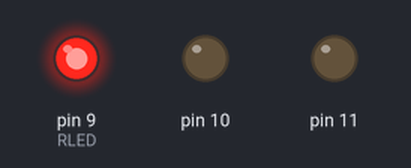
A sketch run on a simulated Arduino Uno, built with avr-gcc and run on an emulated ATmega328P. On the bench: output pins drawn as LEDs (lit = HIGH).

Above: at 0.1 s.
Timing chart, 0 to 1.6 s (numbered marks = the images above):
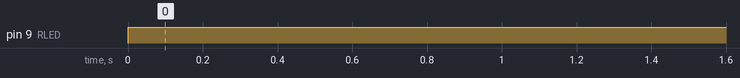

The sketch:

06_LED_Switch.ino
```cpp
const int RLED=9;
const int YLED=10;
const int GLED=11;
void setup()
{
  pinMode (9, OUTPUT);
  pinMode (10, OUTPUT);
  pinMode (11, OUTPUT);

}

void loop()
{
  digitalWrite(RLED,1);

}
```

Measured:
- by itself, pin 9 (RLED): LOW → HIGH at 0.00 s
